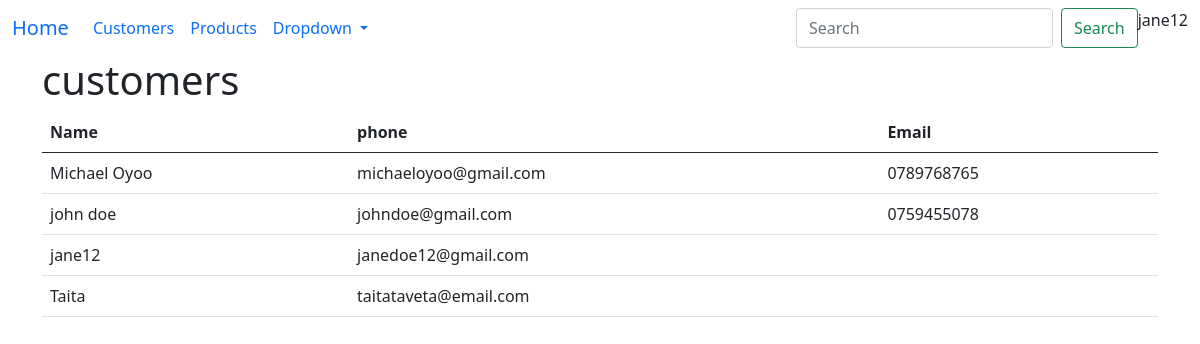
Page /customers (signed in) on the committed database.
### sales/models.py (models this page shows, shortened)
class Customer(models.Model):
    first_name = models.CharField(max_length=20)
    last_name = models.CharField(max_length=20)
    email = models.EmailField()
    phone = models.CharField(max_length=12)
    user = models.ForeignKey(User, on_delete=models.CASCADE)
    password = models.CharField(max_length=20)

### sales/views.py (the view)
# urls.py: path('customers', customers, name='customers'),
@login_required
def customers(request):
    customers = Customer.objects.all()
    context = {'customers': customers}
    return render(request, 'customers.html', context)

### sales/templates/customers.html
{%extends 'base.html'%}
{%block main%}
    <h1>customers</h1>
    <table class="table  table-hover">
        <thead>
            <th>Name</th>
            <th>phone</th>
            <th>Email</th>
        </thead>
        <tbody>
            {% for customer in customers%}
            <tr>
                <td>{{customer.first_name}}</td>
                <td>{{customer.email}}</td>
                <td>{{customer.phone}}</td>
            </tr>
            {% endfor %}
        </tbody>
    </table>
{% endblock %}

### sales/templates/base.html (shortened to what this page needs)
<!DOCTYPE html>
<html lang="en">
<head>
    <link href="https://cdn.jsdelivr.net/npm/bootstrap@5.0.2/dist/css/bootstrap.min.css" rel="stylesheet">
</head>
<body>
<nav class="navbar navbar-expand-lg bg-body-tertiary">
  <div class="container-fluid">
    <a class="navbar-brand" href="/">Home</a>
    <div class="collapse navbar-collapse" id="navbarSupportedContent">
      <ul class="navbar-nav me-auto mb-2 mb-lg-0">
        <li class="nav-item">
          <a class="nav-link active" aria-current="page" href="/customers">Customers</a>
        </li>
        <li class="nav-item">
          <a class="nav-link" href="/products">Products</a>
        </li>
        <li class="nav-item dropdown">
          <a class="nav-link dropdown-toggle" href="#" role="button" data-bs-toggle="dropdown" aria-expanded="false">
            Dropdown
          </a>
        </li>
        <li class="nav-item">
          <a class="nav-link disabled" aria-disabled="true"></a>
        </li>
      </ul>
      <form class="d-flex" role="search">
        <input class="form-control me-2" type="search" placeholder="Search" aria-label="Search">
        <button class="btn btn-outline-success" type="submit">Search</button>
        <div class="d-flex" m1>{% if user.is_authenticated%}
        <p> {{user.first_name}} </p>
        {% else %}
        <a href="login_page" class=" btn btn-success">Login</a>
        {% endif %}
        </div>
      </form>
    </div>
  </div>
</nav>
<div class="container">
  {% block main %} {% endblock %}
</div>
</body>
</html>

### rows in the picture
Customer: first_name "Michael Oyoo", email "michaeloyoo@gmail.com", phone "0789768765"
Customer: first_name "john doe", email "johndoe@gmail.com", phone "0759455078"
Customer: first_name "jane12", email "janedoe12@gmail.com"
Customer: first_name "Taita", email "taitataveta@email.com"

### other values in the picture
{{ user.first_name }} "jane12"
